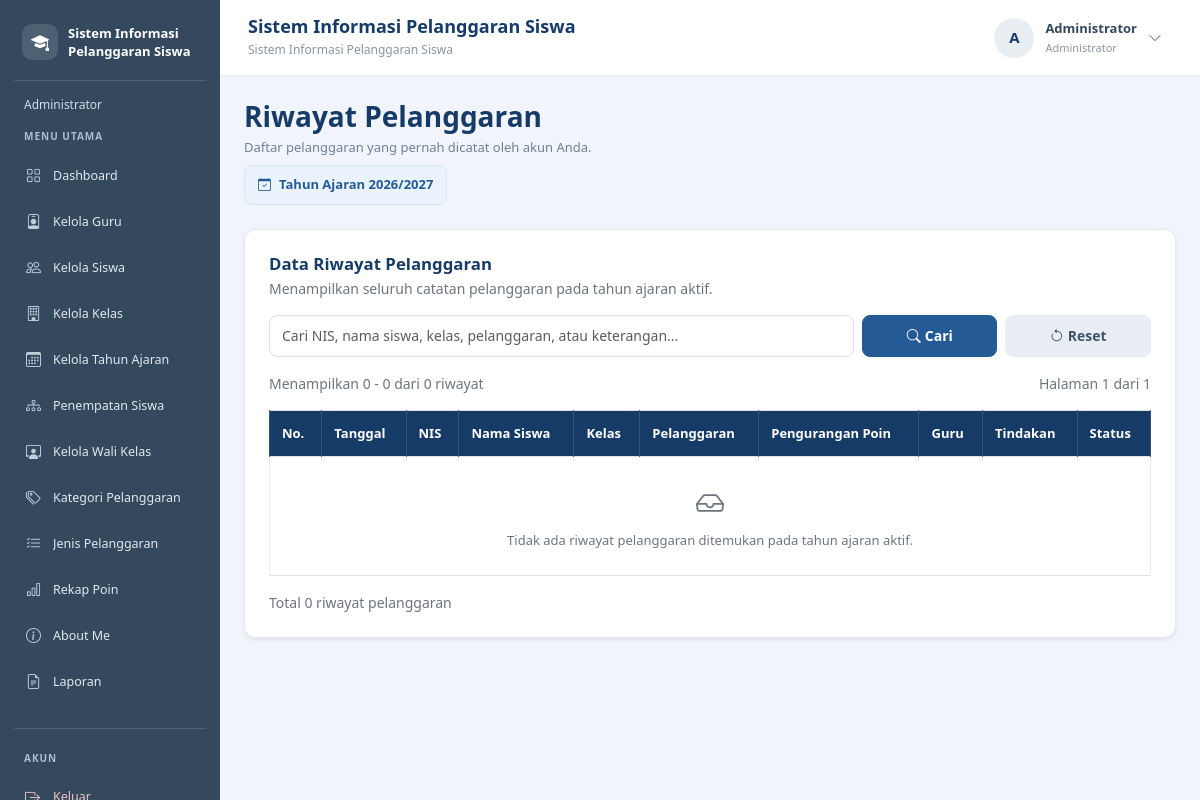
The page /riwayat.php (signed in) on the database as committed earlier.
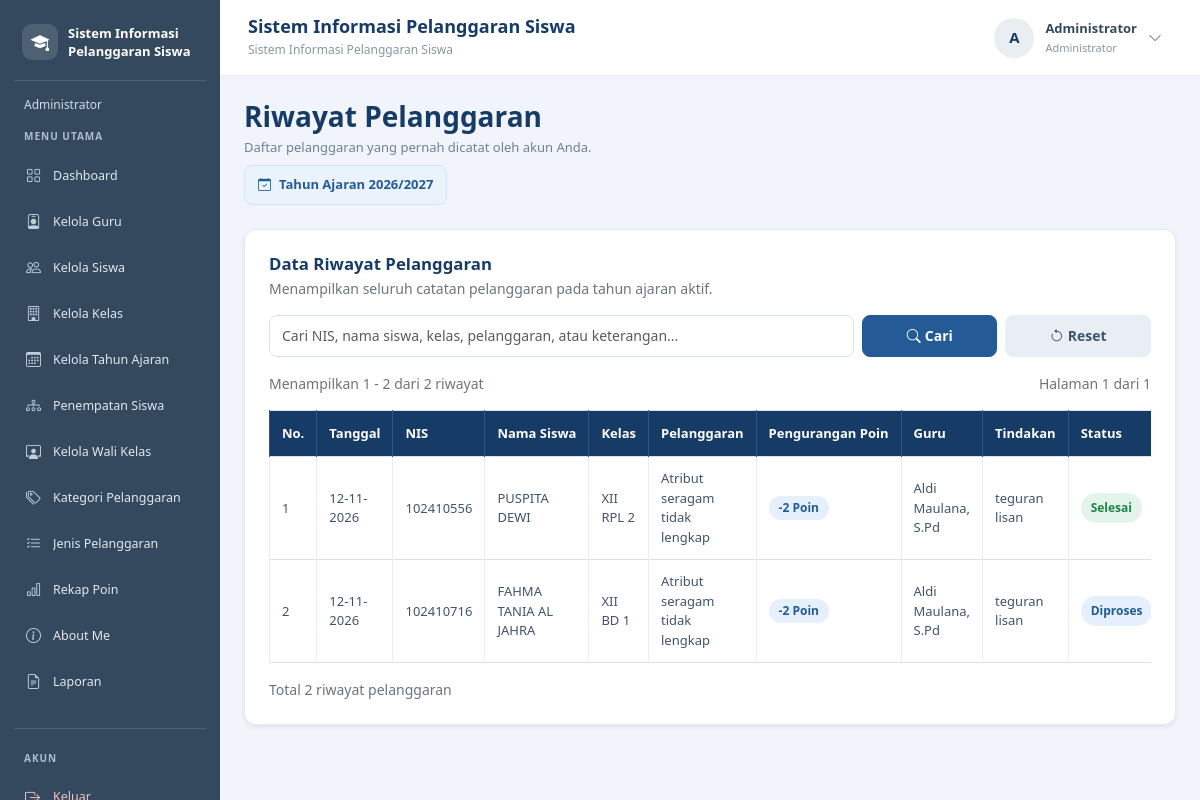
The same page on the database as committed later.
### tables this page shows
CREATE TABLE `t_tahun_ajaran` (
  `id` int(11) NOT NULL,
  `nama` varchar(20) NOT NULL,
  `tanggal_mulai` date NOT NULL,
  `tanggal_selesai` date NOT NULL,
  `status_aktif` tinyint(1) NOT NULL,
  `created_at` timestamp NULL DEFAULT current_timestamp(),
  `updated_at` timestamp NULL DEFAULT current_timestamp()
);

CREATE TABLE `t_pelanggaran_siswa` (
  `id` int(11) NOT NULL,
  `tahun_ajaran_id` int(11) NOT NULL,
  `siswa_id` int(11) NOT NULL,
  `nama_siswa` varchar(150) NOT NULL,
  `kelas_id` int(11) NOT NULL,
  `nama_kelas` varchar(100) NOT NULL,
  `pelanggaran_id` int(11) NOT NULL,
  `nama_pelanggaran` varchar(150) NOT NULL,
  `pelanggaran_kategori_id` int(11) NOT NULL,
  `guru_id` int(11) NOT NULL,
  `nama_guru` varchar(150) NOT NULL,
  `tanggal` date NOT NULL,
  `keterangan` text NOT NULL,
  `poin` int(11) NOT NULL,
  `tindakan` text NOT NULL,
  `status` varchar(30) NOT NULL,
  `created_at` timestamp NOT NULL DEFAULT current_timestamp(),
  `updated_at` timestamp NOT NULL DEFAULT current_timestamp()
);

CREATE TABLE `t_siswa` (
  `id` int(11) NOT NULL,
  `nis` varchar(30) NOT NULL,
  `nisn` varchar(20) NOT NULL,
  `nama` varchar(150) NOT NULL,
  `jenis_kelamin` char(1) NOT NULL,
  `tanggal_lahir` date NOT NULL,
  `alamat` text NOT NULL,
  `status_aktif` tinyint(1) NOT NULL,
  `created_at` timestamp NOT NULL DEFAULT current_timestamp(),
  `updated_at` timestamp NOT NULL DEFAULT current_timestamp()
);

### riwayat.php (the view, shortened to what the rows shown need)
<?php
include "config/koneksi.php";
function e($nilai) {
    return htmlspecialchars((string)($nilai ?? ''), ENT_QUOTES, 'UTF-8');
}
$queryAktif = mysqli_query($koneksi, "
    SELECT id, nama
    FROM t_tahun_ajaran
    WHERE status_aktif = 1
    ORDER BY tanggal_mulai DESC
    LIMIT 1
");
$dataAktif = mysqli_fetch_assoc($queryAktif);
$tahunAktif = (int)$dataAktif['id'];
$namaTahunAktif = $dataAktif['nama'];
$where = " WHERE ps.tahun_ajaran_id = $tahunAktif ";
$batas = 10;
$halaman = isset($_GET['halaman']) && is_scalar($_GET['halaman'])
    ? max(1, (int)$_GET['halaman'])
    : 1;
$queryJumlah = mysqli_query($koneksi, "
    SELECT COUNT(*) AS total
    FROM t_pelanggaran_siswa ps
    LEFT JOIN t_siswa s ON ps.siswa_id = s.id
    $where
");
$dataJumlah = mysqli_fetch_assoc($queryJumlah);
$totalData = (int)($dataJumlah['total'] ?? 0);
$totalHalaman = max(1, (int)ceil($totalData / $batas));
$halaman = min($halaman, $totalHalaman);
$offset = ($halaman - 1) * $batas;
$queryRiwayat = mysqli_query($koneksi, "
    SELECT ps.*, s.nis
    FROM t_pelanggaran_siswa ps
    LEFT JOIN t_siswa s ON ps.siswa_id = s.id
    $where
    ORDER BY ps.tanggal DESC, ps.id DESC
    LIMIT $offset, $batas
");
?>
<!DOCTYPE html>
<html lang="id">
<head>
<link href="https://cdn.jsdelivr.net/npm/bootstrap@5.3.3/dist/css/bootstrap.min.css" rel="stylesheet">
<link href="https://cdn.jsdelivr.net/npm/bootstrap-icons@1.11.3/font/bootstrap-icons.min.css" rel="stylesheet">
</head>
<body>
<?php include "includes/sidebar.php"; ?>
<main class="konten-utama">
    <div class="mb-4">
        <h3 class="judul-halaman mb-1">Riwayat Pelanggaran</h3>
        <p class="deskripsi-halaman mb-2">
            Daftar pelanggaran yang pernah dicatat oleh akun Anda.
        </p>
        <span class="info-tahun">
            <i class="bi bi-calendar-check"></i>
            Tahun Ajaran <?= e($namaTahunAktif) ?>
        </span>
    </div>
    <div class="card kartu shadow-sm">
        <div class="card-body">
            <div class="table-responsive">
                <table class="table table-bordered table-hover align-middle">
                    <thead>
                        <tr>
                            <th>No.</th>
                            <th>Tanggal</th>
                            <th>NIS</th>
                            <th>Nama Siswa</th>
                            <th>Kelas</th>
                            <th>Pelanggaran</th>
                            <th>Pengurangan Poin</th>
                            <th>Guru</th>
                            <th>Tindakan</th>
                            <th>Status</th>
                        </tr>
                    </thead>
                    <tbody>
                    <?php if (mysqli_num_rows($queryRiwayat) > 0): ?>
                        <?php $no = $offset + 1; ?>
                        <?php while ($data = mysqli_fetch_assoc($queryRiwayat)): ?>
                            <?php
                            $tanggal = (!empty($data['tanggal']) && strtotime($data['tanggal']))
                                ? date('d-m-Y', strtotime($data['tanggal']))
                                : '-';
                            $statusAsli = trim($data['status'] ?? '');
                            if (in_array($statusAsli, ['Belum Ditindak', 'Belum ditindak', 'Belum ditangani', ''], true)) {
                                $statusTampil = 'Belum Ditindak';
                                $kelasStatus = 'status-belum';
                            } elseif (in_array($statusAsli, ['Diproses', 'Proses', 'Sedang diproses'], true)) {
                                $statusTampil = 'Diproses';
                                $kelasStatus = 'status-proses';
                            } elseif ($statusAsli === 'Selesai') {
                                $statusTampil = 'Selesai';
                                $kelasStatus = 'status-selesai';
                            } else {
                                $statusTampil = $statusAsli;
                                $kelasStatus = 'status-belum';
                            }
                            ?>
                            <tr>
                                <td><?= $no++ ?></td>
                                <td><?= e($tanggal) ?></td>
                                <td><?= e($data['nis'] ?? '-') ?></td>
                                <td><?= e($data['nama_siswa']) ?></td>
                                <td><?= e($data['nama_kelas']) ?></td>
                                <td><?= e($data['nama_pelanggaran']) ?></td>
                                <td>
                                    <span class="badge badge-poin">-<?= (int)$data['poin'] ?> Poin</span>
                                </td>
                                <td><?= e($data['nama_guru']) ?></td>
                                <td><?= e($data['tindakan'] ?: 'Belum ada tindakan') ?></td>
                                <td>
                                    <span class="badge-status <?= e($kelasStatus) ?>">
                                        <?= e($statusTampil) ?>
                                    </span>
                                </td>
                            </tr>
                        <?php endwhile; ?>
                    <?php endif; ?>
                    </tbody>
                </table>
            </div>
        </div>
    </div>
</main>
</body>
</html>

Rows that differ between the two databases and show on the page:
added t_pelanggaran_siswa: tanggal "12-11-2026", siswa.nis "102410556", nama_siswa "PUSPITA DEWI", nama_kelas "XII RPL 2", nama_pelanggaran "Atribut seragam tidak lengkap", poin "2", nama_guru "Aldi Maulana, S.Pd", tindakan "teguran lisan", status "Selesai"
added t_pelanggaran_siswa: tanggal "12-11-2026", siswa.nis "102410716", nama_siswa "FAHMA TANIA AL JAHRA", nama_kelas "XII BD 1", nama_pelanggaran "Atribut seragam tidak lengkap", poin "2", nama_guru "Aldi Maulana, S.Pd", tindakan "teguran lisan", status "Diproses"
Other text that changed with them:
$offset + 1: (not shown) → "1"
min($offset + $batas, $totalData): "0" → "2"
$totalData: "0" → "2"
text no longer shown: "0 Tidak ada riwayat pelanggaran ditemukan pada tahun ajaran aktif."
